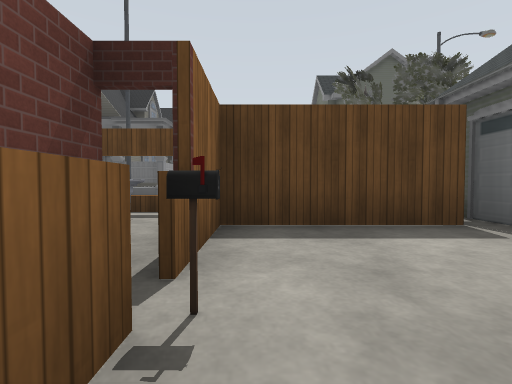
View 1 (above)

24 first-person views from a walk through a world built for the Gazebo simulator. The camera is 0.9 m above the floor, tilts 2° down and sees 85° across. The floor is counted in squares, 2 m on a side. Each view is taken from the middle of a square. On the plan, view 1 faces up. The plan holds only what a view shows up to about 9 squares ahead; the rest is blank. The place goes on beyond the plan. Gazebo's built-in surfaces are drawn with simple patterns. Simple shapes stand in for some stock models. Some surface patterns are stand-ins.

View 2
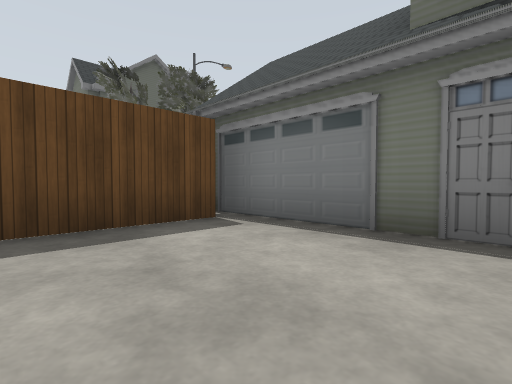

View 3
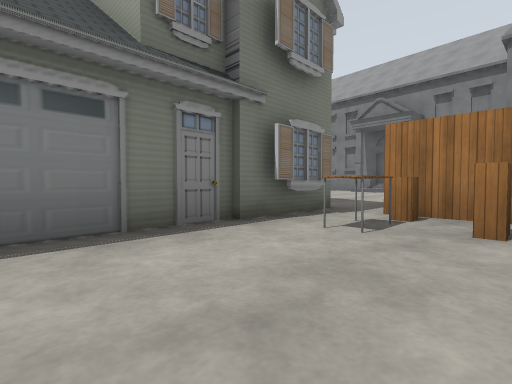

View 4
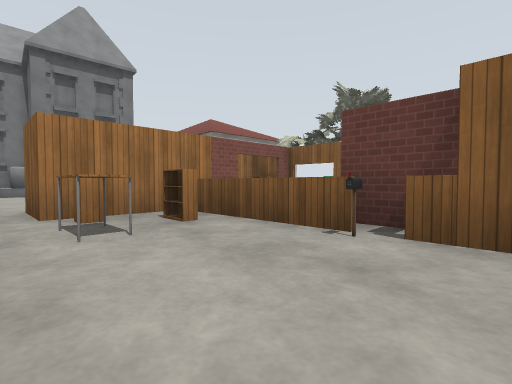

View 5
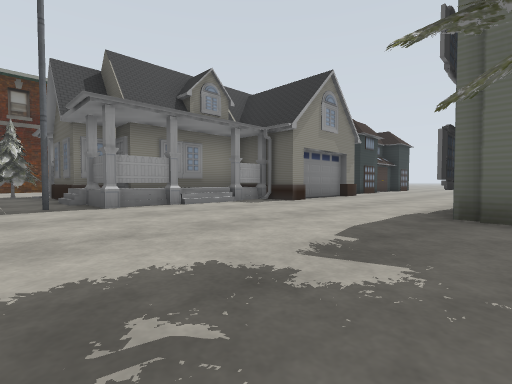

View 6
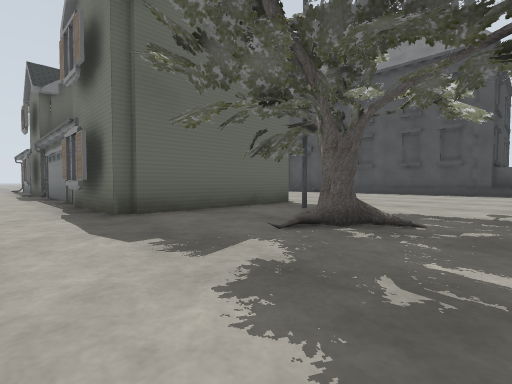

View 7
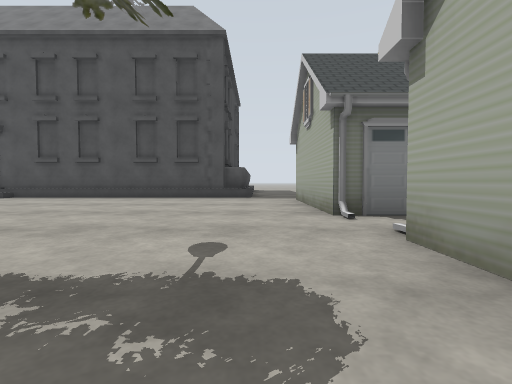

View 8
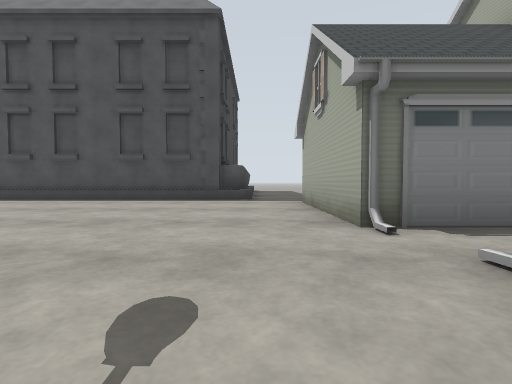

View 9
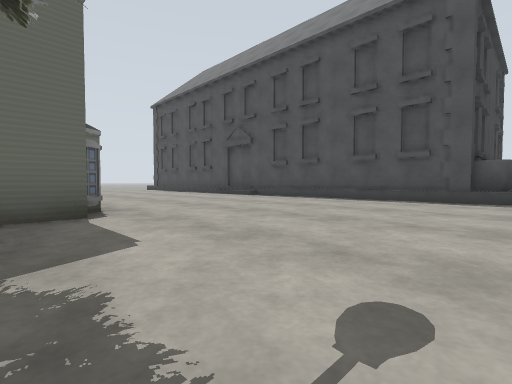

View 10
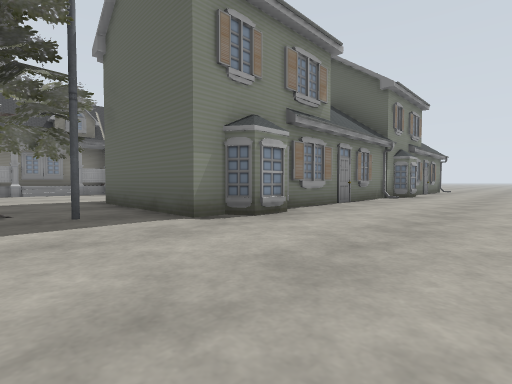

View 11
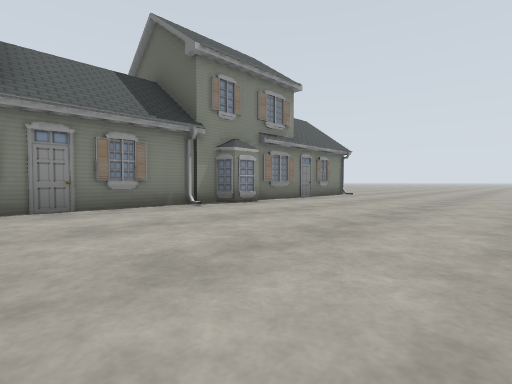

View 12
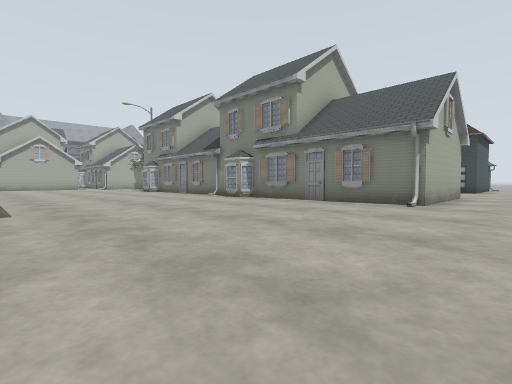

View 13
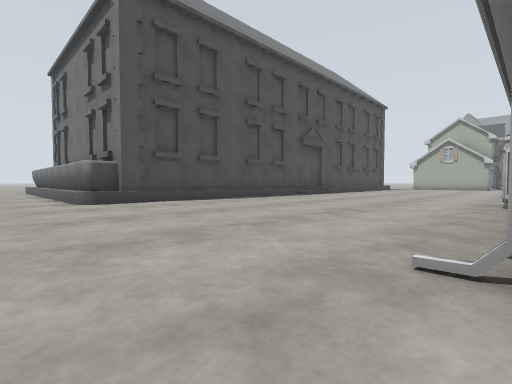

View 14
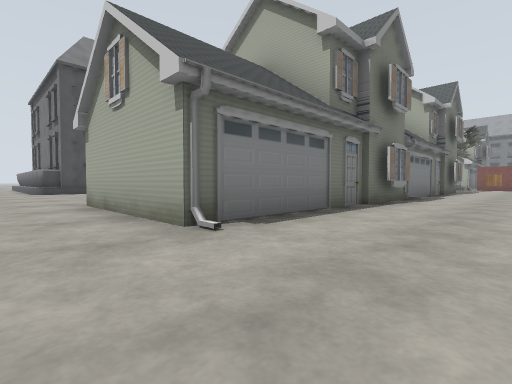

View 15
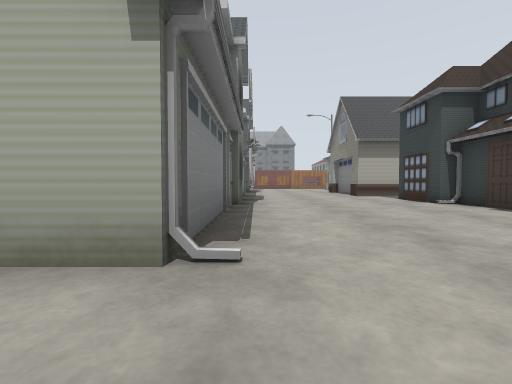

View 16
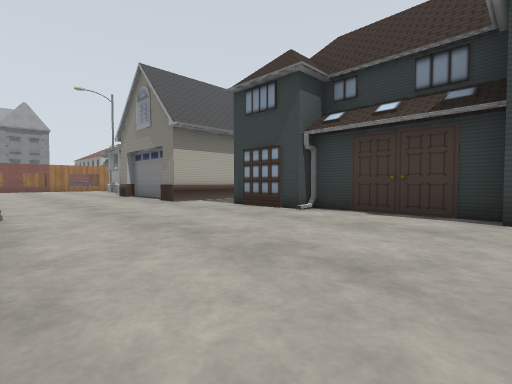

View 17
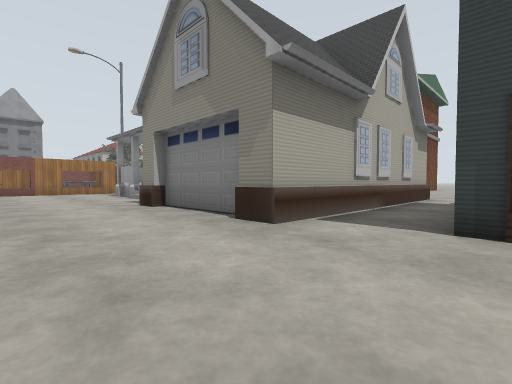

View 18
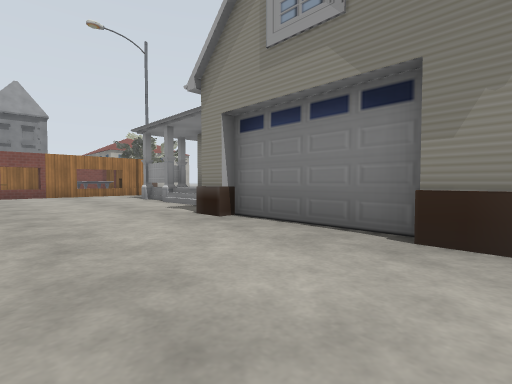

View 19
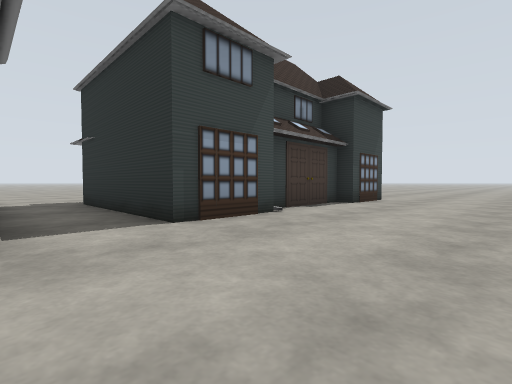

View 20
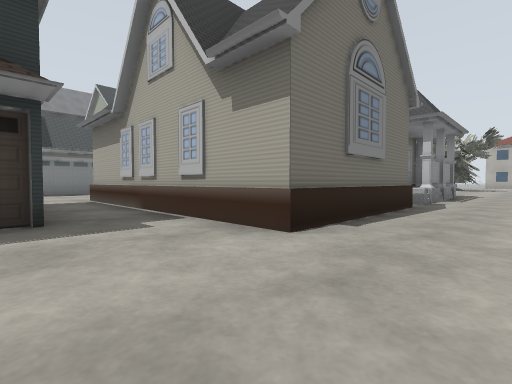

View 21
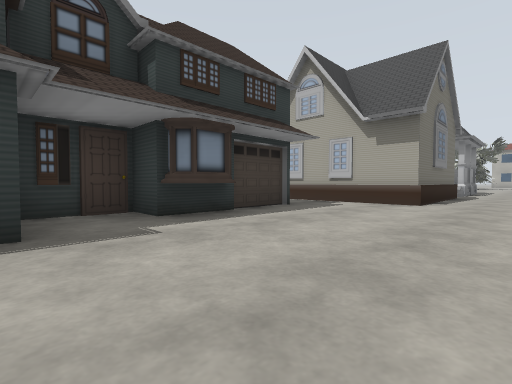

View 22
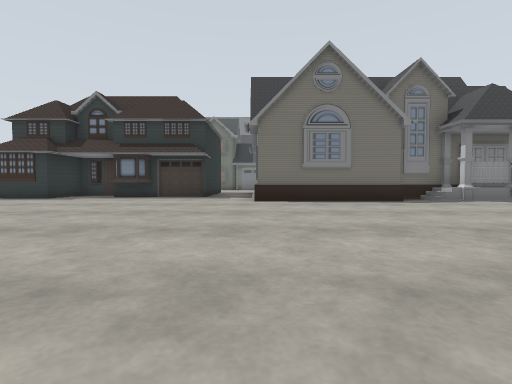

View 23
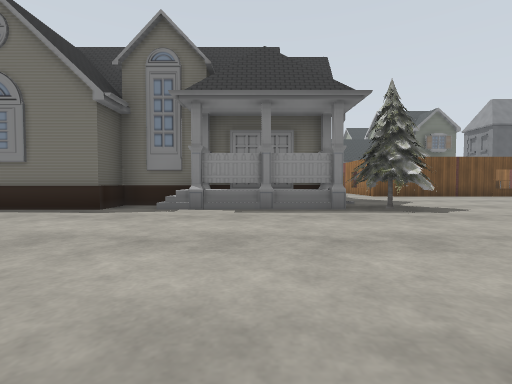

View 24
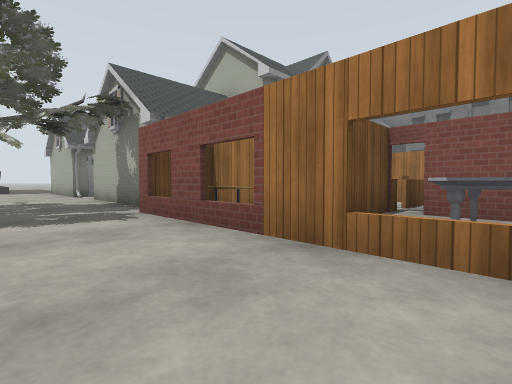

### Floor plan
Key: @ floor where view 1 was taken; # wall or solid block; . floor; D open door; = window, fence, low wall or low ledge; H house; T oak tree; L lamp; M marble table; B bookshelf; A table; C cabinet; S school; P pine tree; O other object.
Columns run from 14 left of view 1 to 16 right of it. Each row starts with its distance up from view 1.
 23             .................
 22             ...................
 21         HH HH....   H......SSSS
 20      ...HHHHH....   H......S
 19      ..... H.....HHHH......S
 18     ....HH HH....H  H......S
 17    ......H HH...HHHHH......S
 16   .......HHHH...HH  H......S
 15  ................HHHH......
 14 .......HHHHHH....   H.....
 13  ......HHHHHH....   H.....SS
 12   .....HHHHHH....HHHH.....SS
 11    ....HHHHHH....H  H......S
 10     ....HHHH....HH  H......S
  9    ....HHHHHH....HHHH......S
  8   .....HHHHHH.....TL.......S
  7    ....HHHHH......T........S
  6     ..PP...L......T........SSSS
  5      ..P...................SS
  4       .....###DO#.....HHHH...
  3        .... MM###H  H.H
  2          ..DMD...H    H
  1           .#  O..HHHH  HHH
  0            =##@..HH
 -1         T  # #BA.H
 -2         T   D# C.H
 -3                #..
 -4                ...
 -5                ....
 -6                ....
 -7                .
 -8                .
 -9               SS
-10                S

Positions as (right, up) in squares from view 1, and headings:
1: (0, 0), facing up
2: (0, 0), facing up-right
3: (0, 2), facing down-right
4: (2, 2), facing down-left
5: (3, 5), facing up-left
6: (1, 5), facing up-right
7: (4, 5), facing right
8: (5, 5), facing right
9: (5, 5), facing up-right
10: (9, 7), facing up-left
11: (11, 12), facing up-left
12: (12, 23), facing down-left
13: (6, 23), facing down-right
14: (0, 23), facing down-right
15: (2, 23), facing down
16: (2, 20), facing down-left
17: (1, 16), facing down-left
18: (1, 14), facing down-left
19: (1, 14), facing up-left
20: (-9, 16), facing down-right
21: (-9, 20), facing down-right
22: (-14, 14), facing right
23: (-12, 8), facing right
24: (-2, 6), facing down-right
